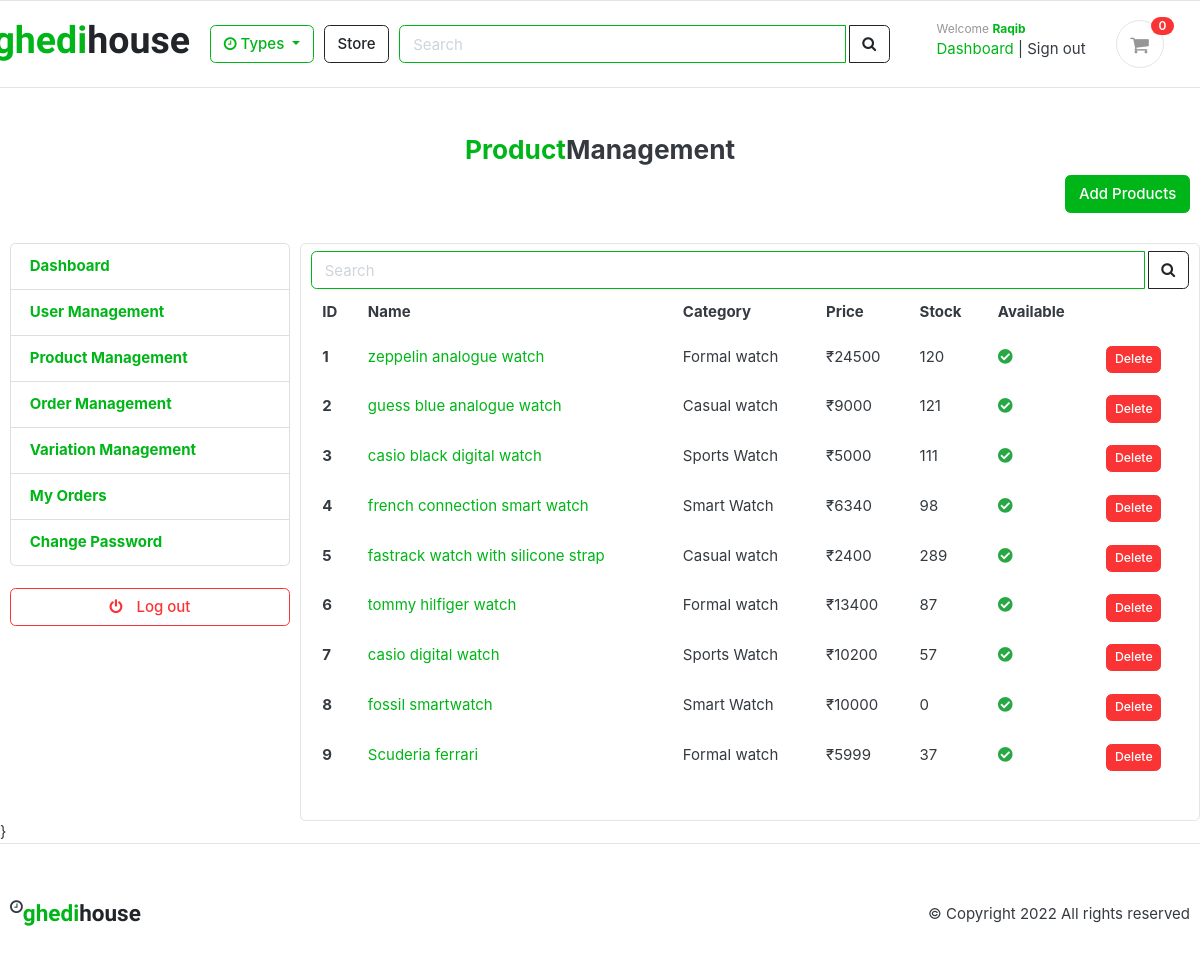
Before: /manager/manage_product/ (signed in) with the older database file.
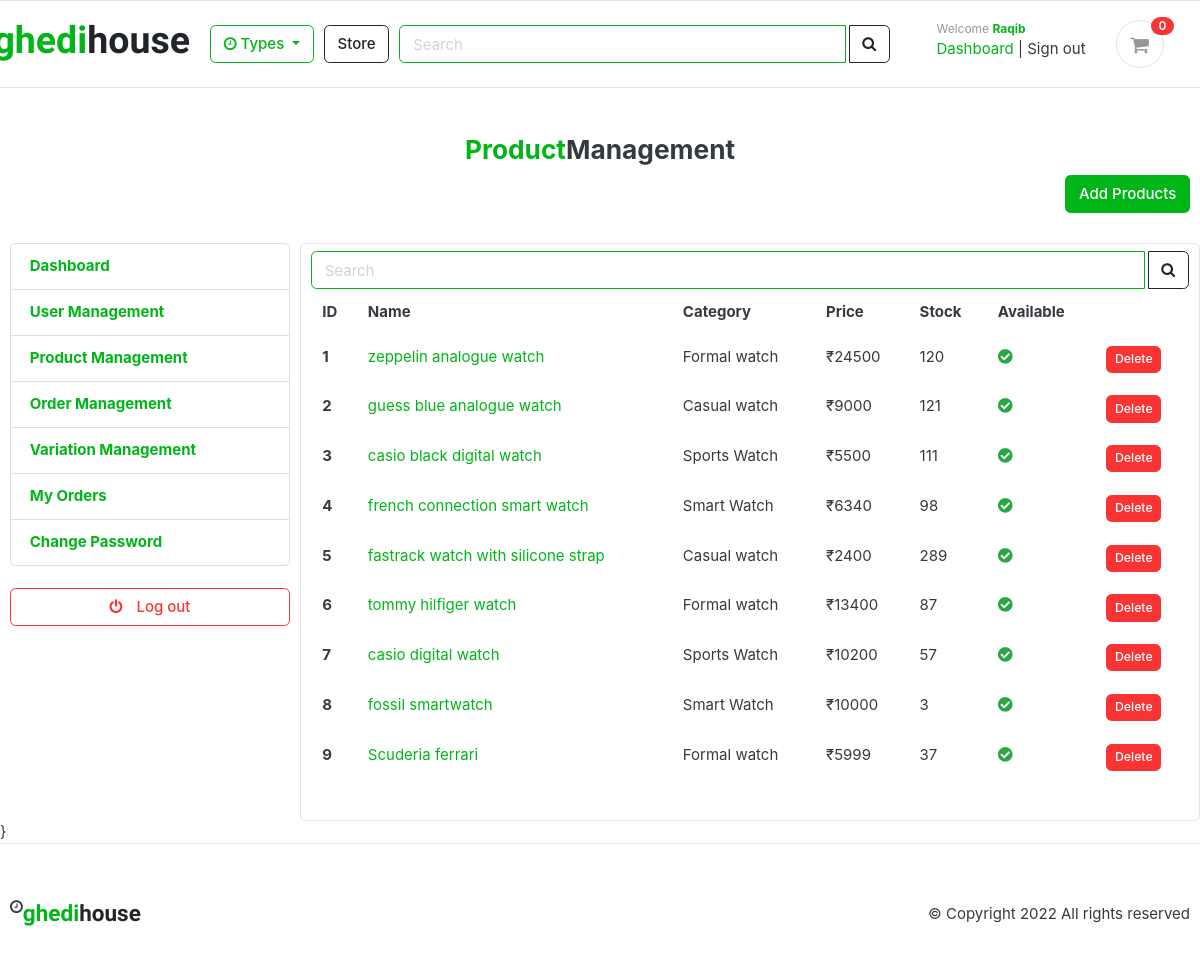
After: the same page with the newer database file.
### store/models.py (models this page shows, shortened)
class Product(models.Model):
    product_name = models.CharField(max_length=200,unique=True)
    slug = models.SlugField(max_length=250,unique=True)
    description = models.TextField(max_length=500,blank=True)
    price = models.IntegerField()
    image = models.ImageField(upload_to='photos/products')
    stock = models.IntegerField()
    is_available = models.BooleanField(default=True)
    category = models.ForeignKey(Category,on_delete=models.CASCADE)
    created_date = models.DateTimeField(auto_now_add=True)
    modified_date = models.DateTimeField(auto_now=True)

### category/models.py (models this page shows)
class Category(models.Model):
    category_name = models.CharField(max_length=25,unique=True)
    slug = models.SlugField(max_length=100,unique=True)
    cat_image = models.ImageField(upload_to='photos/categories/')
    def get_url(self):
        return reverse('products_by_category',args=[self.slug])
    def __str__(self):
        return self.category_name

### manager/views.py (the view)
# urls.py: path('manage_product/',views.manage_product,name='manage_product'),
@login_required(login_url='manager_login')
def manage_product(request):
    if request.user.is_superadmin:
        if request.method == 'POST':
            keyword = request.POST['keyword']
            products = Product.objects.filter(Q(product_name__startswith=keyword) | Q(slug__startswith=keyword) | Q(category__category_name__startswith=keyword)).order_by('id')
        else:
            products = Product.objects.all().order_by('id')
        paginator = Paginator(products, 10)
        page = request.GET.get('page')
        paged_products = paginator.get_page(page)
        context = {
            'products' : products,
            'paged_products':paged_products,
        }
        return render(request,'manager/product_management.html',context)
    else:
        return redirect('home')

### carts/context_processors.py (called while the page is built)
def counter(request):
    cart_count = 0
    if 'admin' in request.path:
        return {}
    else:
        try:
            cart = Cart.objects.filter(cart_id=_cart_id(request))
            if request.user.is_authenticated:
                   cart_items = CartItem.objects.all().filter(user=request.user)
            else:
                cart_items = CartItem.objects.all().filter(cart=cart[:1])
            for cart_item in cart_items:
                cart_count = cart_count + cart_item.quantity
        except Cart.DoesNotExist:
            cart_count = 0
    return dict(cart_count=cart_count)

### carts/views.py (called while the page is built)
def _cart_id(request):
    cart=request.session.session_key
    if not cart:
        cart = request.session.create()
    return cart

### category/context_processors.py (called while the page is built)
def menu_links(request):
    links = Category.objects.all()
    return dict(links=links)

### templates/manager/product_management.html (shortened to what this page needs)
{% extends 'base.html' %}
{% block content %}
<section class="section-content mt-3 ">
    <div class="container">
        <div class="mt-5 mb-2"><h3 class="text-center"><span class="text-success">Product</span>Management</h3></div>
  <div class="row">
  <div class="container">
    <div class="d-flex mb-3 justify-content-end">
      <div class="d-flex mb-3 justify-content-end">
        <div class="">
            <a href="{% url 'add_product' %}" class="btn btn-success">Add Products</a>
        </div>
    </div>
    </div>
    <div class="row">
      <aside class="col-md-3">
        <ul class="list-group">
            <a class="list-group-item" href="{% url 'manager_dashboard' %}"> <b class="text-success">Dashboard</b></a>
            <a class="list-group-item" href="{% url 'manage_user' %}"><b class="text-success"> User Management</b></a>
            <a class="list-group-item" href="{% url 'manage_product' %}"><b class="text-success">Product Management</b></a>
            <a class="list-group-item" href="{% url 'manage_order' %}"><b class="text-success">Order Management</b></a>
            <a class="list-group-item" href="{% url 'manage_variation' %}"><b class="text-success">Variation Management</b></a>
            <a class="list-group-item" href="{% url 'admin_orders' %}"><b class="text-success">My Orders</b></a>
            <a class="list-group-item" href="{% url 'admin_change_password' %}"><b class='text-success'>Change Password</b></a>
          </ul>
        <br />
        <a class="btn btn-outline-danger btn-block" href="{% url 'manager_logout' %}"> <i class="fa fa-power-off"></i> <span class="text">Log out</span> </a>
      </aside>
      <main class="col-md-9 card">
        <div class="mt-2">
            <form action="{% url 'manage_product' %}" class="search" method="POST">
                <div class="input-group w-100 ">
                  <input type="text" class="form-control border-success"  style="width: 60%" placeholder="Search" name="keyword" />
                  <div class="input-group-append">
                    <button class="btn btn-outline-dark ml-1" type="submit">
                      <i class="fa fa-search"></i>
                    </button>
                  </div>
                </div>
            </form>
        </div>
        <table class="table table-borderless">
          <thead>
            <tr>
              <th scope="col">ID</th>
              <th scope="col">Name</th>
              <th scope="col">Category</th>
              <th scope="col">Price</th>
              <th scope="col">Stock</th>
              <th scope="col">Available</th>
              <th scope="col"></th>
            </tr>
          </thead>
          <tbody>
            {% for product in products %}
            <tr>
              <th scope="row">{{ product.id }}</th>
              <td><a href="{% url 'edit_product' product.id %}" class="text-success">{{ product.product_name }}</a></td>
              <td>{{ product.category }}</td>
              <td>₹{{ product.price }}</td>
              <td>{{ product.stock }}</td>
              <td>
                {% if product.is_available %}
                <i class="fas fa-check-circle" style="color: #28a745"></i>
                {% else %}
                <i class="fas fa-times-circle" style="color: #c21010"></i>
                {% endif %}
              </td>
              <td><a href="{% url 'delete_product' product.id %}" class="btn btn-sm btn-danger">Delete</a></td>
            </tr>
            {% endfor %}
          </tbody>
        </table>
        <div class="container">
        </div>
      </main>
    </div>
  </div>
</section>
{% endblock content %}

Changed rows visible on the page:
changed Product "casio black digital watch": price "5000" → "5500"
changed Product "fossil smartwatch": stock "0" → "3"
